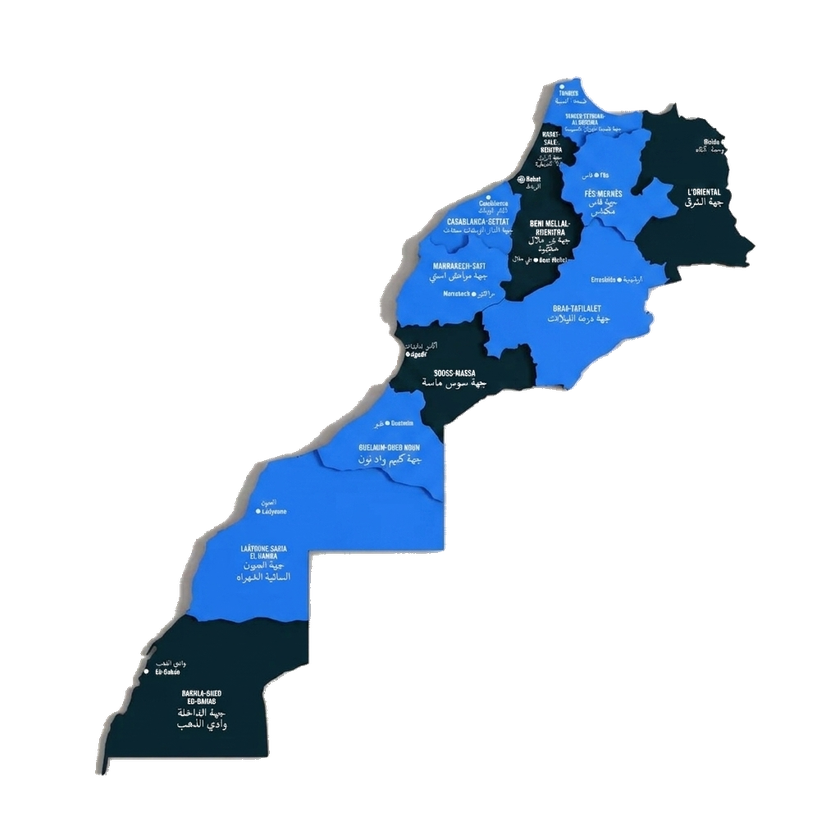
#> input picture public/maroc-map.png, 840 x 840 px, shrunk from 1024 x 1024 before the run, found by its file name
$ python make_grid.py
#> lines starting #> are read from the running program, lines starting #| are printed output that depends on the picture
from PIL import Image, ImageDraw, ImageFont

img = Image.open('public/maroc-map.png').convert('RGBA')
#> img is the input picture: PIL image 840x840 RGBA; mean R, G, B, A 8.6, 18.5, 29.8, 47.4
draw = ImageDraw.Draw(img)

width, height = img.size
#> width = 840; height = 840

# Draw a 10x10 grid with lines every 10%
for i in range(1, 10):
    x = int(width * i / 10)
    draw.line([(x, 0), (x, height)], fill=(255, 0, 0, 128), width=2)

for i in range(1, 10):
    y = int(height * i / 10)
    draw.line([(0, y), (width, y)], fill=(255, 0, 0, 128), width=2)

# Draw 1% ticks for finer tuning
for i in range(1, 100):
    x = int(width * i / 100)
    if i % 10 != 0:
        draw.line([(x, 0), (x, 10)], fill=(0, 255, 0, 128), width=1)
        draw.line([(x, height-10), (x, height)], fill=(0, 255, 0, 128), width=1)

    y = int(height * i / 100)
    if i % 10 != 0:
        draw.line([(0, y), (10, y)], fill=(0, 255, 0, 128), width=1)
        draw.line([(width-10, y), (width, y)], fill=(0, 255, 0, 128), width=1)

img.save('scratch/grid_map.png')
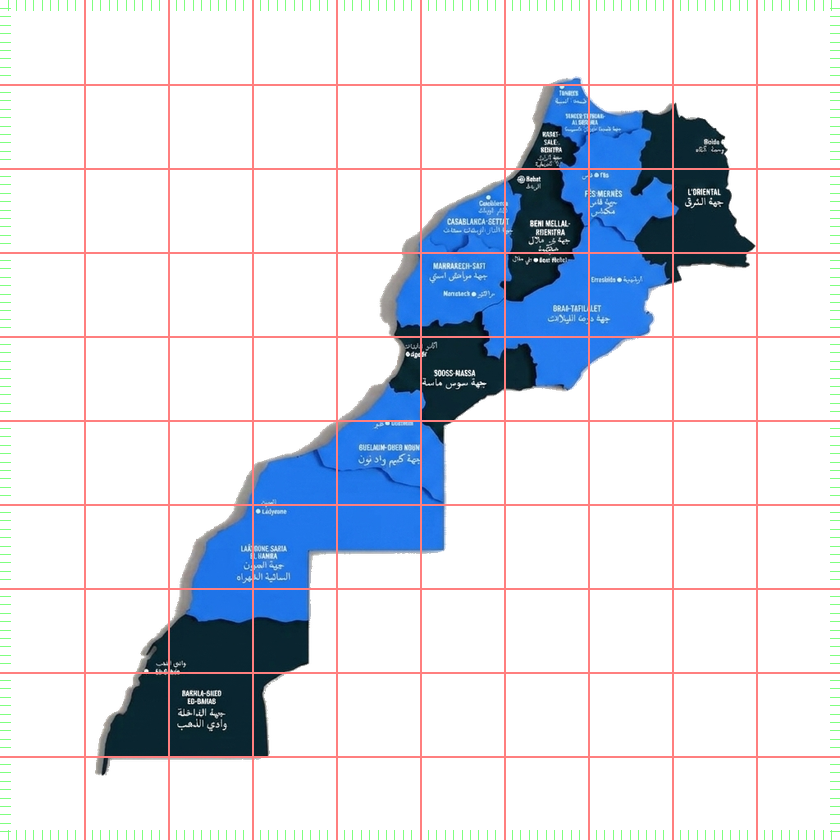
#> saved as grid_map.png: PIL image 840x840 RGBA; mean R, G, B, A 19.1, 19, 28.4, 51.2; transparent parts drawn white
print("Saved grid_map.png")

$ run again, with public/map-gcp-syndic.png copied over public/maroc-map.png
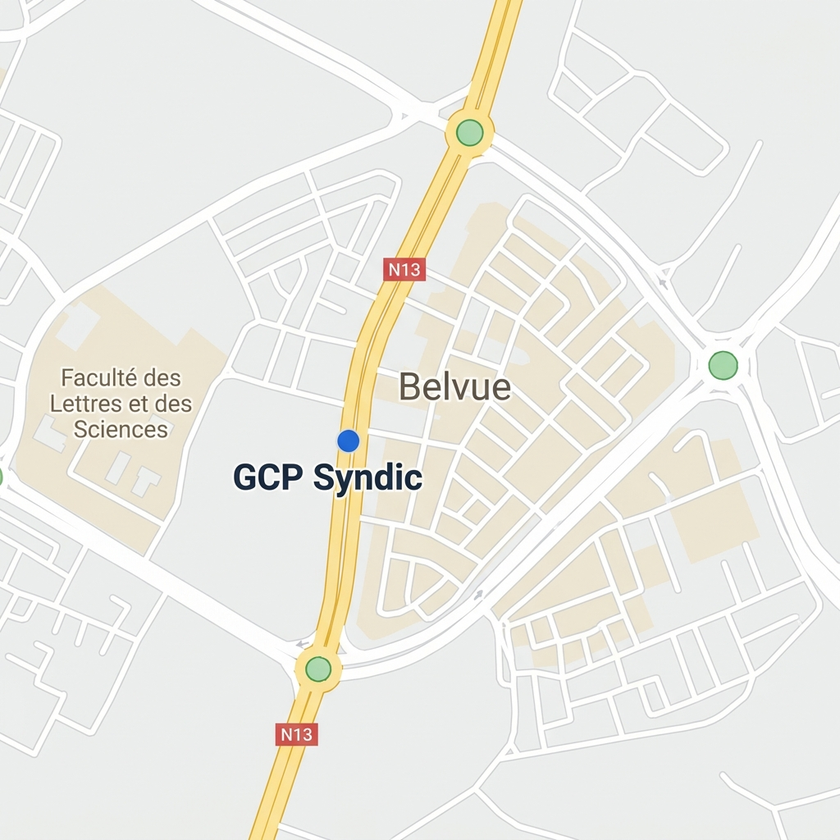
#> input picture public/map-gcp-syndic.png, 840 x 840 px, shrunk from 1024 x 1024 before the run, found by its file name
#> `img.save('scratch/grid_map.png')`:
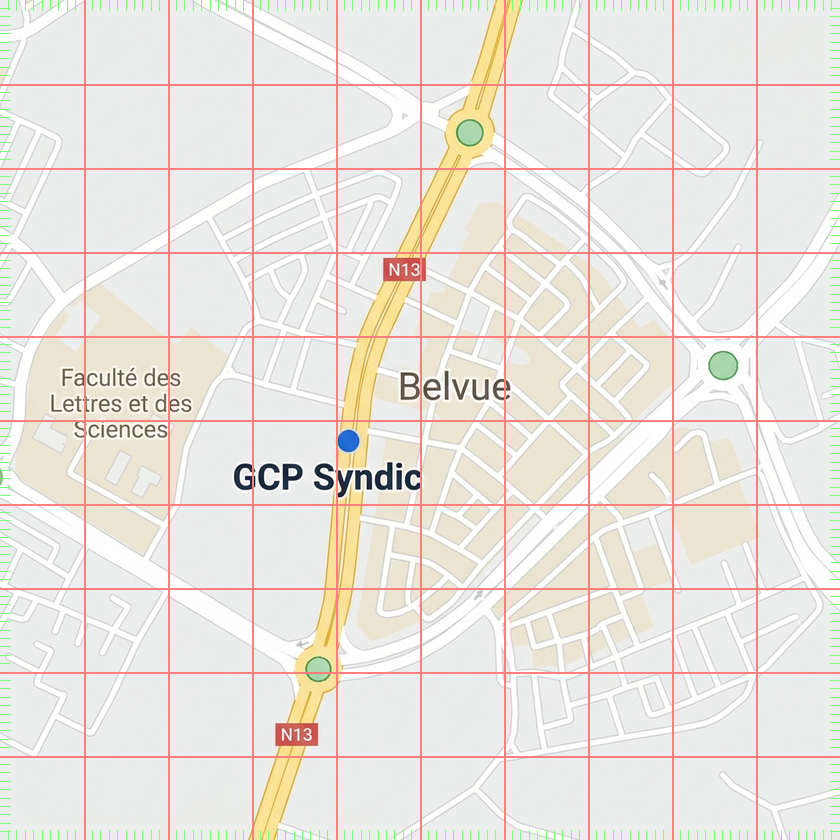
#> saved as grid_map.png: PIL image 840x840 RGBA; mean R, G, B, A 235.2, 225.1, 218.1, 248.9; transparent parts drawn white

$ run again, with public/syndi.png copied over public/maroc-map.png
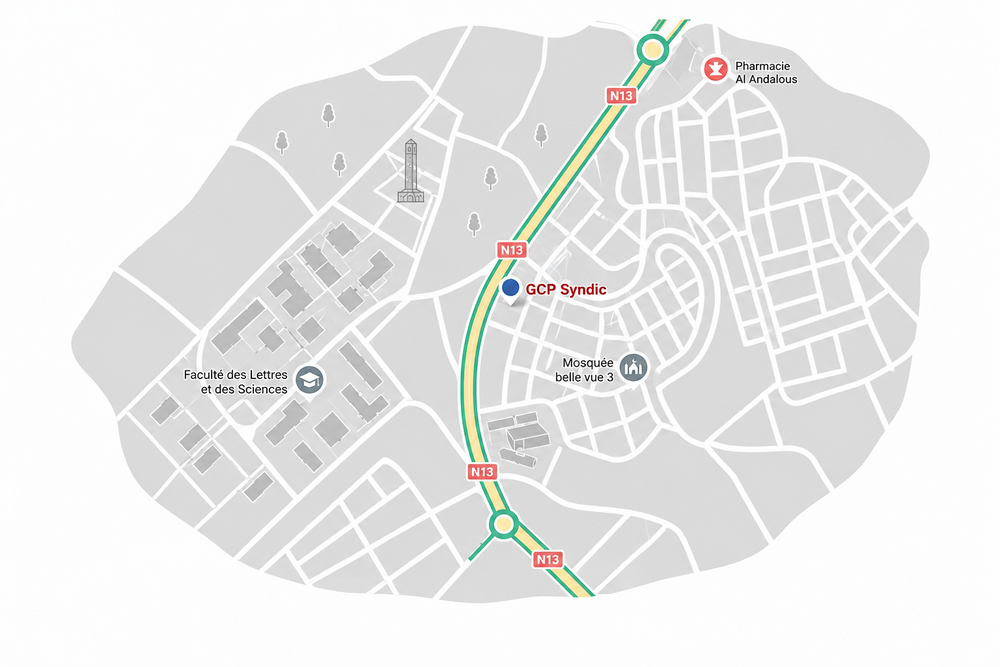
#> input picture public/syndi.png, 1000 x 667 px, shrunk from 1536 x 1024 before the run, found by its file name
#> `img.save('scratch/grid_map.png')`:
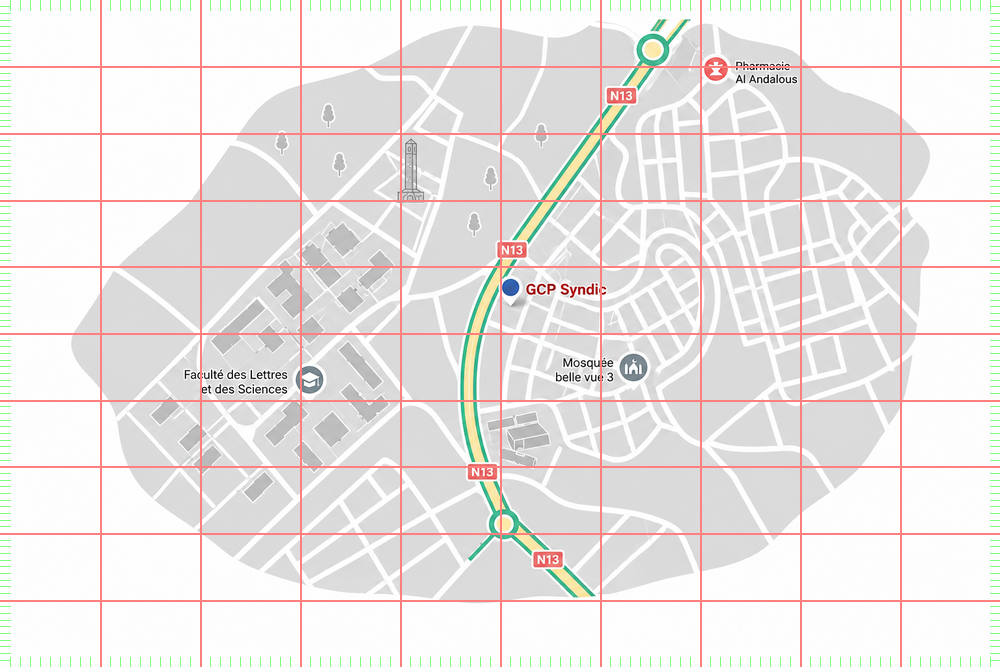
#> saved as grid_map.png: PIL image 1000x667 RGBA; mean R, G, B, A 234.4, 224.6, 222.6, 248.6; transparent parts drawn white
